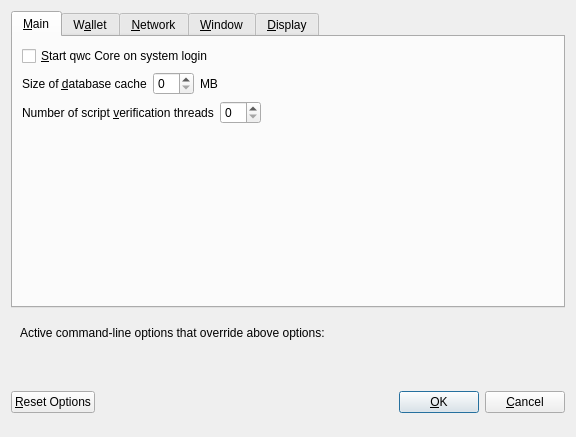
<?xml version="1.0" encoding="UTF-8"?>
<ui version="4.0">
 <class>OptionsDialog</class>
 <widget class="QDialog" name="OptionsDialog">
  <property name="geometry">
   <rect>
    <x>0</x>
    <y>0</y>
    <width>576</width>
    <height>402</height>
   </rect>
  </property>
  <property name="windowTitle">
   <string>Options</string>
  </property>
  <property name="modal">
   <bool>true</bool>
  </property>
  <layout class="QVBoxLayout" name="verticalLayout">
   <item>
    <widget class="QTabWidget" name="tabWidget">
     <property name="currentIndex">
      <number>0</number>
     </property>
     <widget class="QWidget" name="tabMain">
      <attribute name="title">
       <string>&amp;Main</string>
      </attribute>
      <layout class="QVBoxLayout" name="verticalLayout_Main">
       <item>
        <widget class="QCheckBox" name="bitcoinAtStartup">
         <property name="toolTip">
          <string>Automatically start qwc Core after logging in to the system.</string>
         </property>
         <property name="text">
          <string>&amp;Start qwc Core on system login</string>
         </property>
        </widget>
       </item>
       <item>
        <layout class="QHBoxLayout" name="horizontalLayout_2_Main">
         <item>
          <widget class="QLabel" name="databaseCacheLabel">
           <property name="text">
            <string>Size of &amp;database cache</string>
           </property>
           <property name="textFormat">
            <enum>Qt::PlainText</enum>
           </property>
           <property name="buddy">
            <cstring>databaseCache</cstring>
           </property>
          </widget>
         </item>
         <item>
          <widget class="QSpinBox" name="databaseCache"/>
         </item>
         <item>
          <widget class="QLabel" name="databaseCacheUnitLabel">
           <property name="text">
            <string>MB</string>
           </property>
           <property name="textFormat">
            <enum>Qt::PlainText</enum>
           </property>
          </widget>
         </item>
         <item>
          <spacer name="horizontalSpacer_2_Main">
           <property name="orientation">
            <enum>Qt::Horizontal</enum>
           </property>
           <property name="sizeHint" stdset="0">
            <size>
             <width>40</width>
             <height>20</height>
            </size>
           </property>
          </spacer>
         </item>
        </layout>
       </item>
       <item>
        <layout class="QHBoxLayout" name="horizontalLayout_3_Main">
         <item>
          <widget class="QLabel" name="threadsScriptVerifLabel">
           <property name="text">
            <string>Number of script &amp;verification threads</string>
           </property>
           <property name="textFormat">
            <enum>Qt::PlainText</enum>
           </property>
           <property name="buddy">
            <cstring>threadsScriptVerif</cstring>
           </property>
          </widget>
         </item>
         <item>
          <widget class="QSpinBox" name="threadsScriptVerif">
           <property name="toolTip">
            <string>(0 = auto, &lt;0 = leave that many cores free)</string>
           </property>
          </widget>
         </item>
         <item>
          <spacer name="horizontalSpacer_3_Main">
           <property name="orientation">
            <enum>Qt::Horizontal</enum>
           </property>
           <property name="sizeHint" stdset="0">
            <size>
             <width>40</width>
             <height>20</height>
            </size>
           </property>
          </spacer>
         </item>
        </layout>
       </item>
       <item>
        <spacer name="verticalSpacer_Main">
         <property name="orientation">
          <enum>Qt::Vertical</enum>
         </property>
         <property name="sizeHint" stdset="0">
          <size>
           <width>20</width>
           <height>40</height>
          </size>
         </property>
        </spacer>
       </item>
      </layout>
     </widget>
     <widget class="QWidget" name="tabWallet">
      <attribute name="title">
       <string>W&amp;allet</string>
      </attribute>
      <layout class="QVBoxLayout" name="verticalLayout_Wallet">
       <item>
        <widget class="QGroupBox" name="groupBox">
         <property name="title">
          <string>Expert</string>
         </property>
         <layout class="QVBoxLayout" name="verticalLayout_2">
          <item>
           <widget class="QCheckBox" name="coinControlFeatures">
            <property name="toolTip">
             <string>Whether to show coin control features or not.</string>
            </property>
            <property name="text">
             <string>Enable coin &amp;control features</string>
            </property>
           </widget>
          </item>
          <item>
           <widget class="QCheckBox" name="showMasternodesTab">
            <property name="toolTip">
             <string>Show additional tab listing all your masternodes in first sub-tab&lt;br/&gt;and all masternodes on the network in second sub-tab.</string>
            </property>
            <property name="text">
             <string>Show Masternodes Tab</string>
            </property>
           </widget>
          </item>
          <item>
           <widget class="QCheckBox" name="showAdvancedPSUI">
            <property name="toolTip">
             <string>Show additional information and buttons for PrivateSend on overview screen.</string>
            </property>
            <property name="text">
             <string>Enable advanced PrivateSend interface</string>
            </property>
           </widget>
          </item>
          <item>
           <widget class="QCheckBox" name="lowKeysWarning">
            <property name="toolTip">
             <string>Show warning dialog when PrivateSend detects that wallet has very low number of keys left.</string>
            </property>
            <property name="text">
             <string>Warn if PrivateSend is running out of keys</string>
            </property>
           </widget>
          </item>
          <item>
           <widget class="QCheckBox" name="privateSendMultiSession">
            <property name="toolTip">
             <string>Whether to use experimental PrivateSend mode with multiple mixing sessions per block.&lt;br/&gt;Note: You must use this feature carefully.&lt;br/&gt;Make sure you always have recent wallet (auto)backup in a safe place!</string>
            </property>
            <property name="text">
             <string>Enable PrivateSend &amp;multi-session</string>
            </property>
           </widget>
          </item>
          <item>
           <widget class="QCheckBox" name="spendZeroConfChange">
            <property name="toolTip">
             <string>If you disable the spending of unconfirmed change, the change from a transaction&lt;br/&gt;cannot be used until that transaction has at least one confirmation.&lt;br/&gt;This also affects how your balance is computed.</string>
            </property>
            <property name="text">
             <string>&amp;Spend unconfirmed change</string>
            </property>
           </widget>
          </item>
         </layout>
        </widget>
       </item>
       <item>
        <layout class="QHBoxLayout" name="horizontalLayout_4_Wallet">
         <item>
          <widget class="QLabel" name="label">
           <property name="toolTip">
            <string>This setting determines the amount of individual masternodes that an input will be anonymized through.&lt;br/&gt;More rounds of anonymization gives a higher degree of privacy, but also costs more in fees.</string>
           </property>
           <property name="text">
            <string>PrivateSend rounds to use</string>
           </property>
          </widget>
         </item>
         <item>
          <widget class="QSpinBox" name="privateSendRounds">
           <property name="minimum">
            <number>2</number>
           </property>
           <property name="maximum">
            <number>8</number>
           </property>
           <property name="value">
            <number>4</number>
           </property>
          </widget>
         </item>
        </layout>
       </item>
       <item>
        <layout class="QHBoxLayout" name="horizontalLayout">
         <item>
          <widget class="QLabel" name="label_2">
           <property name="toolTip">
            <string>This amount acts as a threshold to turn off PrivateSend once it's reached.</string>
           </property>
           <property name="statusTip">
            <string notr="true"/>
           </property>
           <property name="whatsThis">
            <string notr="true"/>
           </property>
           <property name="accessibleName">
            <string notr="true"/>
           </property>
           <property name="accessibleDescription">
            <string notr="true"/>
           </property>
           <property name="text">
            <string>Amount of qwc to keep anonymized</string>
           </property>
          </widget>
         </item>
         <item>
          <widget class="QSpinBox" name="privateSendAmount">
           <property name="minimum">
            <number>2</number>
           </property>
           <property name="maximum">
            <number>2000</number>
           </property>
           <property name="singleStep">
            <number>10</number>
           </property>
           <property name="value">
            <number>1000</number>
           </property>
          </widget>
         </item>
        </layout>
       </item>
       <item>
        <spacer name="verticalSpacer_Wallet">
         <property name="orientation">
          <enum>Qt::Vertical</enum>
         </property>
         <property name="sizeHint" stdset="0">
          <size>
           <width>20</width>
           <height>40</height>
          </size>
         </property>
        </spacer>
       </item>
      </layout>
     </widget>
     <widget class="QWidget" name="tabNetwork">
      <attribute name="title">
       <string>&amp;Network</string>
      </attribute>
      <layout class="QVBoxLayout" name="verticalLayout_Network">
       <item>
        <widget class="QCheckBox" name="mapPortUpnp">
         <property name="toolTip">
          <string>Automatically open the qwc Core client port on the router. This only works when your router supports UPnP and it is enabled.</string>
         </property>
         <property name="text">
          <string>Map port using &amp;UPnP</string>
         </property>
        </widget>
       </item>
       <item>
        <widget class="QCheckBox" name="allowIncoming">
         <property name="toolTip">
          <string>Accept connections from outside</string>
         </property>
         <property name="text">
          <string>Allow incoming connections</string>
         </property>
        </widget>
       </item>
       <item>
        <widget class="QCheckBox" name="connectSocks">
         <property name="toolTip">
          <string>Connect to the qwc network through a SOCKS5 proxy.</string>
         </property>
         <property name="text">
          <string>&amp;Connect through SOCKS5 proxy (default proxy):</string>
         </property>
        </widget>
       </item>
       <item>
        <layout class="QHBoxLayout" name="horizontalLayout_1_Network">
         <item>
          <widget class="QLabel" name="proxyIpLabel">
           <property name="text">
            <string>Proxy &amp;IP:</string>
           </property>
           <property name="textFormat">
            <enum>Qt::PlainText</enum>
           </property>
           <property name="buddy">
            <cstring>proxyIp</cstring>
           </property>
          </widget>
         </item>
         <item>
          <widget class="QValidatedLineEdit" name="proxyIp">
           <property name="minimumSize">
            <size>
             <width>140</width>
             <height>0</height>
            </size>
           </property>
           <property name="maximumSize">
            <size>
             <width>140</width>
             <height>16777215</height>
            </size>
           </property>
           <property name="toolTip">
            <string>IP address of the proxy (e.g. IPv4: 127.0.0.1 / IPv6: ::1)</string>
           </property>
          </widget>
         </item>
         <item>
          <widget class="QLabel" name="proxyPortLabel">
           <property name="text">
            <string>&amp;Port:</string>
           </property>
           <property name="textFormat">
            <enum>Qt::PlainText</enum>
           </property>
           <property name="buddy">
            <cstring>proxyPort</cstring>
           </property>
          </widget>
         </item>
         <item>
          <widget class="QLineEdit" name="proxyPort">
           <property name="minimumSize">
            <size>
             <width>55</width>
             <height>0</height>
            </size>
           </property>
           <property name="maximumSize">
            <size>
             <width>55</width>
             <height>16777215</height>
            </size>
           </property>
           <property name="toolTip">
            <string>Port of the proxy (e.g. 9050)</string>
           </property>
          </widget>
         </item>
         <item>
          <spacer name="horizontalSpacer_1_Network">
           <property name="orientation">
            <enum>Qt::Horizontal</enum>
           </property>
           <property name="sizeHint" stdset="0">
            <size>
             <width>40</width>
             <height>20</height>
            </size>
           </property>
          </spacer>
         </item>
        </layout>
       </item>
       <item>
        <layout class="QHBoxLayout" name="horizontalLayout_2_Network">
         <item>
          <widget class="QLabel" name="proxyActiveNets">
           <property name="text">
            <string>Used for reaching peers via:</string>
           </property>
           <property name="textFormat">
            <enum>Qt::PlainText</enum>
           </property>
          </widget>
         </item>
         <item>
          <widget class="QCheckBox" name="proxyReachIPv4">
           <property name="enabled">
            <bool>false</bool>
           </property>
           <property name="toolTip">
            <string>Shows, if the supplied default SOCKS5 proxy is used to reach peers via this network type.</string>
           </property>
           <property name="text">
            <string/>
           </property>
          </widget>
         </item>
         <item>
          <widget class="QLabel" name="proxyReachIPv4Label">
           <property name="text">
            <string>IPv4</string>
           </property>
           <property name="textFormat">
            <enum>Qt::PlainText</enum>
           </property>
          </widget>
         </item>
         <item>
          <widget class="QCheckBox" name="proxyReachIPv6">
           <property name="enabled">
            <bool>false</bool>
           </property>
           <property name="toolTip">
            <string>Shows, if the supplied default SOCKS5 proxy is used to reach peers via this network type.</string>
           </property>
           <property name="text">
            <string/>
           </property>
          </widget>
         </item>
         <item>
          <widget class="QLabel" name="proxyReachIPv6Label">
           <property name="text">
            <string>IPv6</string>
           </property>
           <property name="textFormat">
            <enum>Qt::PlainText</enum>
           </property>
          </widget>
         </item>
         <item>
          <widget class="QCheckBox" name="proxyReachTor">
           <property name="enabled">
            <bool>false</bool>
           </property>
           <property name="toolTip">
            <string>Shows, if the supplied default SOCKS5 proxy is used to reach peers via this network type.</string>
           </property>
           <property name="text">
            <string/>
           </property>
          </widget>
         </item>
         <item>
          <widget class="QLabel" name="proxyReachTorLabel">
           <property name="text">
            <string>Tor</string>
           </property>
           <property name="textFormat">
            <enum>Qt::PlainText</enum>
           </property>
          </widget>
         </item>
         <item>
          <spacer name="horizontalSpacer_2_Network">
           <property name="orientation">
            <enum>Qt::Horizontal</enum>
           </property>
           <property name="sizeHint" stdset="0">
            <size>
             <width>40</width>
             <height>20</height>
            </size>
           </property>
          </spacer>
         </item>
        </layout>
       </item>
       <item>
        <widget class="QCheckBox" name="connectSocksTor">
         <property name="toolTip">
          <string>Connect to the qwc network through a separate SOCKS5 proxy for Tor hidden services.</string>
         </property>
         <property name="text">
          <string>Use separate SOCKS5 proxy to reach peers via Tor hidden services:</string>
         </property>
        </widget>
       </item>
       <item>
        <layout class="QHBoxLayout" name="horizontalLayout_3_Network">
         <item>
          <widget class="QLabel" name="proxyIpTorLabel">
           <property name="text">
            <string>Proxy &amp;IP:</string>
           </property>
           <property name="textFormat">
            <enum>Qt::PlainText</enum>
           </property>
           <property name="buddy">
            <cstring>proxyIpTor</cstring>
           </property>
          </widget>
         </item>
         <item>
          <widget class="QValidatedLineEdit" name="proxyIpTor">
           <property name="minimumSize">
            <size>
             <width>140</width>
             <height>0</height>
            </size>
           </property>
           <property name="maximumSize">
            <size>
             <width>140</width>
             <height>16777215</height>
            </size>
           </property>
           <property name="toolTip">
            <string>IP address of the proxy (e.g. IPv4: 127.0.0.1 / IPv6: ::1)</string>
           </property>
          </widget>
         </item>
         <item>
          <widget class="QLabel" name="proxyPortTorLabel">
           <property name="text">
            <string>&amp;Port:</string>
           </property>
           <property name="textFormat">
            <enum>Qt::PlainText</enum>
           </property>
           <property name="buddy">
            <cstring>proxyPortTor</cstring>
           </property>
          </widget>
         </item>
         <item>
          <widget class="QLineEdit" name="proxyPortTor">
           <property name="minimumSize">
            <size>
             <width>55</width>
             <height>0</height>
            </size>
           </property>
           <property name="maximumSize">
            <size>
             <width>55</width>
             <height>16777215</height>
            </size>
           </property>
           <property name="toolTip">
            <string>Port of the proxy (e.g. 9050)</string>
           </property>
          </widget>
         </item>
         <item>
          <spacer name="horizontalSpacer_4_Network">
           <property name="orientation">
            <enum>Qt::Horizontal</enum>
           </property>
           <property name="sizeHint" stdset="0">
            <size>
             <width>40</width>
             <height>20</height>
            </size>
           </property>
          </spacer>
         </item>
        </layout>
       </item>
       <item>
        <spacer name="verticalSpacer_Network">
         <property name="orientation">
          <enum>Qt::Vertical</enum>
         </property>
         <property name="sizeHint" stdset="0">
          <size>
           <width>20</width>
           <height>40</height>
          </size>
         </property>
        </spacer>
       </item>
      </layout>
     </widget>
     <widget class="QWidget" name="tabWindow">
      <attribute name="title">
       <string>&amp;Window</string>
      </attribute>
      <layout class="QVBoxLayout" name="verticalLayout_Window">
       <item>
        <widget class="QCheckBox" name="hideTrayIcon">
         <property name="toolTip">
          <string>&amp;Hide the icon from the system tray.</string>
         </property>
         <property name="text">
          <string>Hide tray icon</string>
         </property>
        </widget>
       </item>
       <item>
        <widget class="QCheckBox" name="minimizeToTray">
         <property name="toolTip">
          <string>Show only a tray icon after minimizing the window.</string>
         </property>
         <property name="text">
          <string>&amp;Minimize to the tray instead of the taskbar</string>
         </property>
        </widget>
       </item>
       <item>
        <widget class="QCheckBox" name="minimizeOnClose">
         <property name="toolTip">
          <string>Minimize instead of exit the application when the window is closed. When this option is enabled, the application will be closed only after selecting Exit in the menu.</string>
         </property>
         <property name="text">
          <string>M&amp;inimize on close</string>
         </property>
        </widget>
       </item>
       <item>
        <spacer name="verticalSpacer_Window">
         <property name="orientation">
          <enum>Qt::Vertical</enum>
         </property>
         <property name="sizeHint" stdset="0">
          <size>
           <width>20</width>
           <height>40</height>
          </size>
         </property>
        </spacer>
       </item>
      </layout>
     </widget>
     <widget class="QWidget" name="tabDisplay">
      <attribute name="title">
       <string>&amp;Display</string>
      </attribute>
      <layout class="QVBoxLayout" name="verticalLayout_Display">
       <item>
        <layout class="QHBoxLayout" name="horizontalLayout_1_Display">
         <item>
          <widget class="QLabel" name="langLabel">
           <property name="text">
            <string>User Interface &amp;language:</string>
           </property>
           <property name="textFormat">
            <enum>Qt::PlainText</enum>
           </property>
           <property name="buddy">
            <cstring>lang</cstring>
           </property>
          </widget>
         </item>
         <item>
          <widget class="QValueComboBox" name="lang">
           <property name="toolTip">
            <string>The user interface language can be set here. This setting will take effect after restarting qwc Core.</string>
           </property>
          </widget>
         </item>
        </layout>
       </item>
       <item>
        <widget class="QLabel" name="label_3">
         <property name="toolTip">
          <string notr="true"/>
         </property>
         <property name="statusTip">
          <string notr="true"/>
         </property>
         <property name="whatsThis">
          <string notr="true"/>
         </property>
         <property name="accessibleName">
          <string notr="true"/>
         </property>
         <property name="text">
          <string>Language missing or translation incomplete? Help contributing translations here:
https://www.transifex.com/projects/p/qwc/</string>
         </property>
         <property name="wordWrap">
          <bool>true</bool>
         </property>
         <property name="openExternalLinks">
          <bool>true</bool>
         </property>
         <property name="textInteractionFlags">
          <set>Qt::TextBrowserInteraction</set>
         </property>
        </widget>
       </item>
       <item>
        <layout class="QHBoxLayout" name="horizontalLayout_4_Display" stretch="0,0">
         <item>
          <widget class="QLabel" name="themeLabel">
           <property name="text">
            <string>User Interface Theme:</string>
           </property>
          </widget>
         </item>
         <item>
          <widget class="QValueComboBox" name="theme"/>
         </item>
        </layout>
       </item>
       <item>
        <widget class="Line" name="line">
         <property name="orientation">
          <enum>Qt::Horizontal</enum>
         </property>
        </widget>
       </item>
       <item>
        <layout class="QHBoxLayout" name="horizontalLayout_2_Display">
         <item>
          <widget class="QLabel" name="unitLabel">
           <property name="text">
            <string>&amp;Unit to show amounts in:</string>
           </property>
           <property name="textFormat">
            <enum>Qt::PlainText</enum>
           </property>
           <property name="buddy">
            <cstring>unit</cstring>
           </property>
          </widget>
         </item>
         <item>
          <widget class="QValueComboBox" name="unit">
           <property name="toolTip">
            <string>Choose the default subdivision unit to show in the interface and when sending coins.</string>
           </property>
          </widget>
         </item>
        </layout>
       </item>
       <item>
        <layout class="QHBoxLayout" name="horizontalLayout_5_Display">
         <item>
          <widget class="QLabel" name="digitsLabel">
           <property name="text">
            <string>Decimal digits</string>
           </property>
          </widget>
         </item>
         <item>
          <widget class="QValueComboBox" name="digits"/>
         </item>
        </layout>
       </item>
       <item>
        <layout class="QHBoxLayout" name="horizontalLayout_3_Display">
         <item>
          <widget class="QLabel" name="thirdPartyTxUrlsLabel">
           <property name="toolTip">
            <string>Third party URLs (e.g. a block explorer) that appear in the transactions tab as context menu items.&lt;br/&gt;%s in the URL is replaced by transaction hash. Multiple URLs are separated by vertical bar |.</string>
           </property>
           <property name="text">
            <string>Third party transaction URLs</string>
           </property>
           <property name="buddy">
            <cstring>thirdPartyTxUrls</cstring>
           </property>
          </widget>
         </item>
         <item>
          <widget class="QLineEdit" name="thirdPartyTxUrls">
           <property name="toolTip">
            <string>Third party URLs (e.g. a block explorer) that appear in the transactions tab as context menu items.&lt;br/&gt;%s in the URL is replaced by transaction hash. Multiple URLs are separated by vertical bar |.</string>
           </property>
          </widget>
         </item>
        </layout>
       </item>
       <item>
        <spacer name="verticalSpacer">
         <property name="orientation">
          <enum>Qt::Vertical</enum>
         </property>
         <property name="sizeHint" stdset="0">
          <size>
           <width>20</width>
           <height>40</height>
          </size>
         </property>
        </spacer>
       </item>
      </layout>
     </widget>
    </widget>
   </item>
   <item>
    <widget class="QFrame" name="frame">
     <layout class="QVBoxLayout" name="verticalLayout_Bottom">
      <item>
       <layout class="QHBoxLayout" name="horizontalLayout_Bottom">
        <item>
         <widget class="QLabel" name="overriddenByCommandLineInfoLabel">
          <property name="text">
           <string>Active command-line options that override above options:</string>
          </property>
          <property name="textFormat">
           <enum>Qt::PlainText</enum>
          </property>
         </widget>
        </item>
        <item>
         <spacer name="horizontalSpacer_Bottom">
          <property name="orientation">
           <enum>Qt::Horizontal</enum>
          </property>
          <property name="sizeHint" stdset="0">
           <size>
            <width>40</width>
            <height>20</height>
           </size>
          </property>
         </spacer>
        </item>
       </layout>
      </item>
      <item>
       <widget class="QLabel" name="overriddenByCommandLineLabel">
        <property name="text">
         <string/>
        </property>
        <property name="textFormat">
         <enum>Qt::PlainText</enum>
        </property>
        <property name="wordWrap">
         <bool>true</bool>
        </property>
       </widget>
      </item>
     </layout>
    </widget>
   </item>
   <item>
    <layout class="QHBoxLayout" name="horizontalLayout_Buttons">
     <item>
      <widget class="QPushButton" name="resetButton">
       <property name="toolTip">
        <string>Reset all client options to default.</string>
       </property>
       <property name="text">
        <string>&amp;Reset Options</string>
       </property>
       <property name="autoDefault">
        <bool>false</bool>
       </property>
      </widget>
     </item>
     <item>
      <spacer name="horizontalSpacer_1">
       <property name="orientation">
        <enum>Qt::Horizontal</enum>
       </property>
       <property name="sizeHint" stdset="0">
        <size>
         <width>40</width>
         <height>48</height>
        </size>
       </property>
      </spacer>
     </item>
     <item>
      <widget class="QLabel" name="statusLabel">
       <property name="minimumSize">
        <size>
         <width>200</width>
         <height>0</height>
        </size>
       </property>
       <property name="font">
        <font>
         <weight>75</weight>
         <bold>true</bold>
        </font>
       </property>
       <property name="text">
        <string/>
       </property>
       <property name="textFormat">
        <enum>Qt::PlainText</enum>
       </property>
       <property name="wordWrap">
        <bool>true</bool>
       </property>
      </widget>
     </item>
     <item>
      <spacer name="horizontalSpacer_2">
       <property name="orientation">
        <enum>Qt::Horizontal</enum>
       </property>
       <property name="sizeHint" stdset="0">
        <size>
         <width>40</width>
         <height>48</height>
        </size>
       </property>
      </spacer>
     </item>
     <item>
      <widget class="QPushButton" name="okButton">
       <property name="text">
        <string>&amp;OK</string>
       </property>
       <property name="autoDefault">
        <bool>false</bool>
       </property>
       <property name="default">
        <bool>true</bool>
       </property>
      </widget>
     </item>
     <item>
      <widget class="QPushButton" name="cancelButton">
       <property name="text">
        <string>&amp;Cancel</string>
       </property>
       <property name="autoDefault">
        <bool>false</bool>
       </property>
      </widget>
     </item>
    </layout>
   </item>
  </layout>
 </widget>
 <customwidgets>
  <customwidget>
   <class>QValidatedLineEdit</class>
   <extends>QLineEdit</extends>
   <header>qvalidatedlineedit.h</header>
  </customwidget>
  <customwidget>
   <class>QValueComboBox</class>
   <extends>QComboBox</extends>
   <header>qvaluecombobox.h</header>
  </customwidget>
 </customwidgets>
 <resources/>
 <connections/>
</ui>
